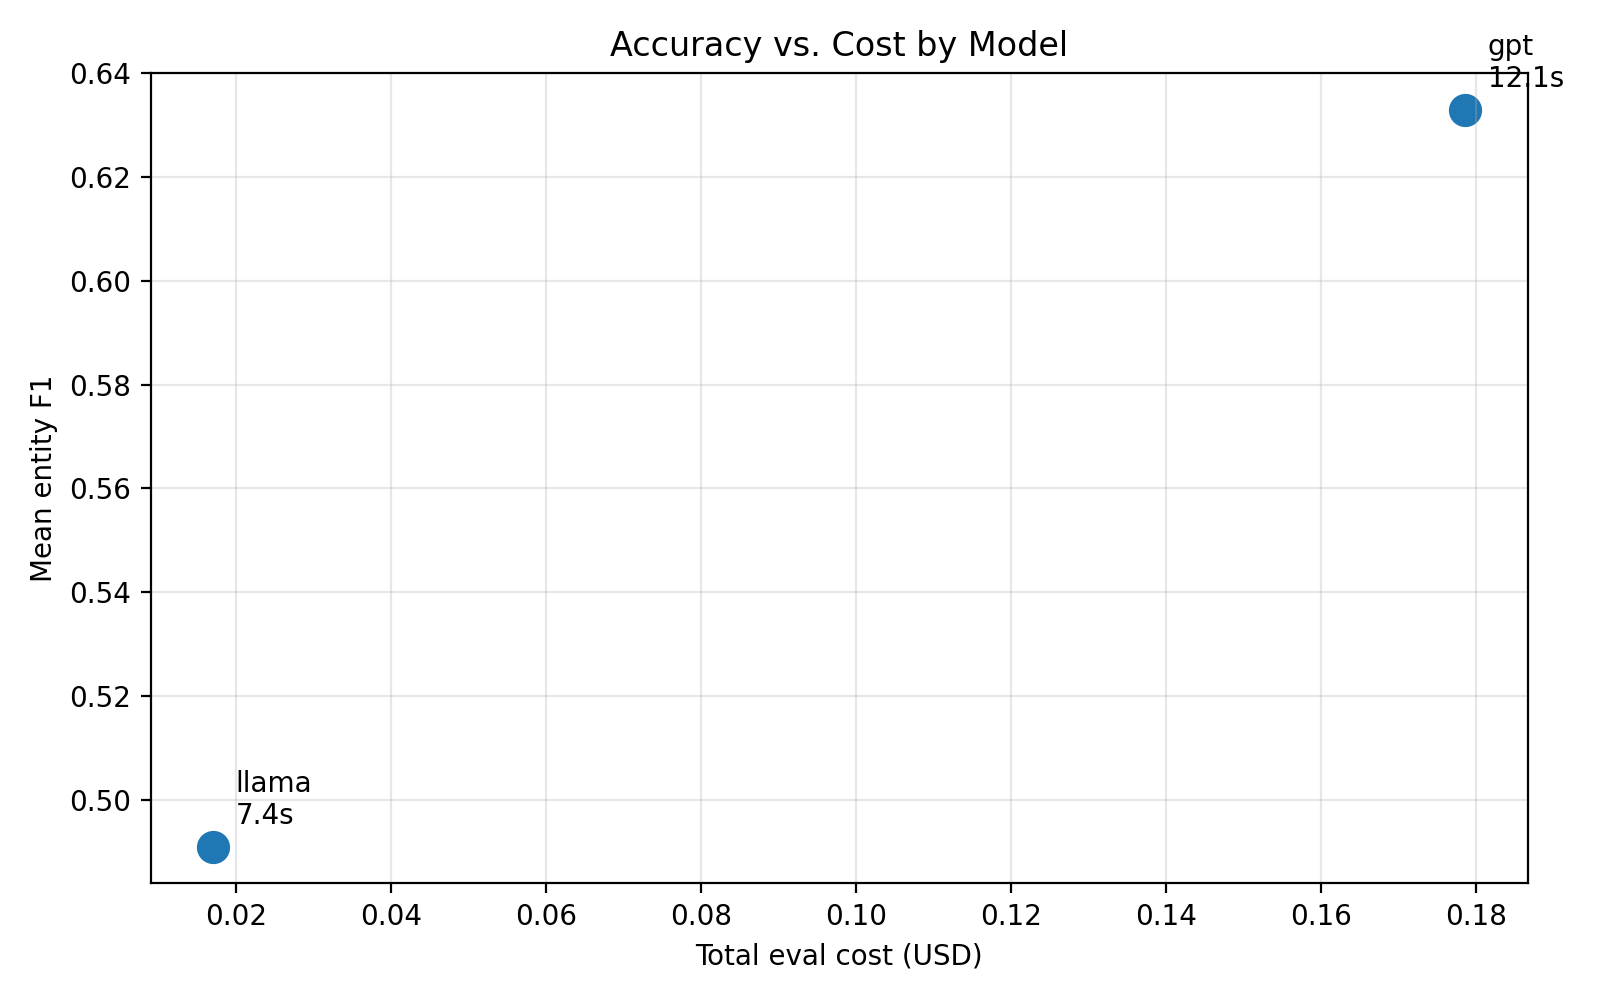

This chart was generated by the following Python code:
"""
Generate eval comparison artifacts from per-model result JSON files.

Inputs:
    eval/results/latest.json, written by ``eval/evaluator.py``.

Outputs:
    eval/report.md  - compact model comparison table and per-model result paths.
    eval/report.png - scatter chart of accuracy vs. cost, with latency labels.
"""

from __future__ import annotations

import json
import pathlib

RESULTS_DIR = pathlib.Path(__file__).parent / "results"
DEFAULT_RESULTS_PATH = RESULTS_DIR / "latest.json"
DEFAULT_REPORT_MD = pathlib.Path(__file__).parent / "report.md"
DEFAULT_REPORT_PNG = pathlib.Path(__file__).parent / "report.png"


def load_latest_results(results_path: pathlib.Path = DEFAULT_RESULTS_PATH) -> dict:
    """
    Load the latest multi-model eval summary JSON.

    Args:
        results_path: Path to ``latest.json`` produced by ``run_eval_for_models``.

    Returns:
        Dict with keys timestamp, models, results, output_paths.

    Raises:
        FileNotFoundError: If the eval runner has not produced latest.json yet.
        ValueError: If the file does not contain the expected result keys.
    """
    if not results_path.exists():
        raise FileNotFoundError(
            f"{results_path} does not exist. Run `python eval/evaluator.py` first."
        )

    data = json.loads(results_path.read_text())
    required_keys = {"timestamp", "models", "results", "output_paths"}
    missing = required_keys - set(data)
    if missing:
        raise ValueError(f"{results_path} is missing required keys: {sorted(missing)}")
    return data


def render_markdown(latest: dict) -> str:
    """
    Render a markdown comparison report from eval results.

    Args:
        latest: Dict returned by ``load_latest_results``. Expected keys:
            timestamp, models, results, output_paths.

    Returns:
        Markdown string containing a model comparison table and source files.
    """
    lines = [
        "# Multi-Model Evaluation Report",
        "",
        f"Generated from eval run: `{latest['timestamp']}`",
        "",
        "## Model Comparison",
        "",
        "| Model | F1 | Precision | Recall | Hallucination | Theme Coverage | Theme Purity | Cost | Mean Latency |",
        "|---|---:|---:|---:|---:|---:|---:|---:|---:|",
    ]

    for model in latest["models"]:
        aggregate = latest["results"][model]["aggregate"]
        lines.append(
            "| "
            f"{model} | "
            f"{aggregate['mean_f1']:.3f} | "
            f"{aggregate['mean_precision']:.3f} | "
            f"{aggregate['mean_recall']:.3f} | "
            f"{aggregate['mean_hallucination_rate']:.3f} | "
            f"{aggregate['mean_theme_coverage']:.3f} | "
            f"{aggregate['mean_theme_purity']:.3f} | "
            f"${aggregate['total_cost_usd']:.6f} | "
            f"{aggregate['mean_latency_ms'] / 1000:.1f}s |"
        )

    lines.extend([
        "",
        "## Source Result Files",
        "",
    ])
    for model in latest["models"]:
        lines.append(f"- `{model}`: `{latest['output_paths'][model]}`")

    lines.extend([
        "",
        "## Notes",
        "",
        "- `Hallucination` is lower-is-better.",
        "- `Theme Purity` is corpus-tag homogeneity inside predicted themes; higher is better.",
        "- Cost includes Mapper/Critic LLM calls and any JSON retry attempts.",
    ])
    return "\n".join(lines) + "\n"


def render_chart(latest: dict, output_path: pathlib.Path = DEFAULT_REPORT_PNG) -> None:
    """
    Render an accuracy-vs-cost chart to PNG.

    Args:
        latest: Dict returned by ``load_latest_results``.
        output_path: Destination PNG path.

    Raises:
        ImportError: If matplotlib is not installed. This is a hard failure
            because the project plan requires a PNG chart artifact.
    """
    try:
        import matplotlib.pyplot as plt
    except ImportError as e:
        raise ImportError(
            "matplotlib is required to generate eval/report.png. "
            "Install dependencies with `pip install -r requirements.txt`."
        ) from e

    models = latest["models"]
    f1_scores = [
        latest["results"][model]["aggregate"]["mean_f1"]
        for model in models
    ]
    costs = [
        latest["results"][model]["aggregate"]["total_cost_usd"]
        for model in models
    ]
    latencies = [
        latest["results"][model]["aggregate"]["mean_latency_ms"] / 1000
        for model in models
    ]

    output_path.parent.mkdir(parents=True, exist_ok=True)
    plt.figure(figsize=(8, 5))
    plt.scatter(costs, f1_scores, s=120)
    for model, cost, f1, latency in zip(models, costs, f1_scores, latencies):
        plt.annotate(
            f"{model}\n{latency:.1f}s",
            (cost, f1),
            textcoords="offset points",
            xytext=(8, 8),
        )
    plt.xlabel("Total eval cost (USD)")
    plt.ylabel("Mean entity F1")
    plt.title("Accuracy vs. Cost by Model")
    plt.grid(True, alpha=0.3)
    plt.tight_layout()
    plt.savefig(output_path, dpi=200)
    plt.close()


def generate_report(
    results_path: pathlib.Path = DEFAULT_RESULTS_PATH,
    report_md_path: pathlib.Path = DEFAULT_REPORT_MD,
    report_png_path: pathlib.Path = DEFAULT_REPORT_PNG,
) -> dict:
    """
    Generate markdown and PNG eval reports from the latest result JSON.

    Args:
        results_path: Path to latest multi-model result JSON.
        report_md_path: Destination markdown report path.
        report_png_path: Destination PNG chart path.

    Returns:
        Dict with keys report_md_path and report_png_path.
    """
    latest = load_latest_results(results_path)
    report_md_path.write_text(render_markdown(latest))
    render_chart(latest, report_png_path)
    return {
        "report_md_path": str(report_md_path),
        "report_png_path": str(report_png_path),
    }


if __name__ == "__main__":
    paths = generate_report()
    print(f"Wrote {paths['report_md_path']}")
    print(f"Wrote {paths['report_png_path']}")
